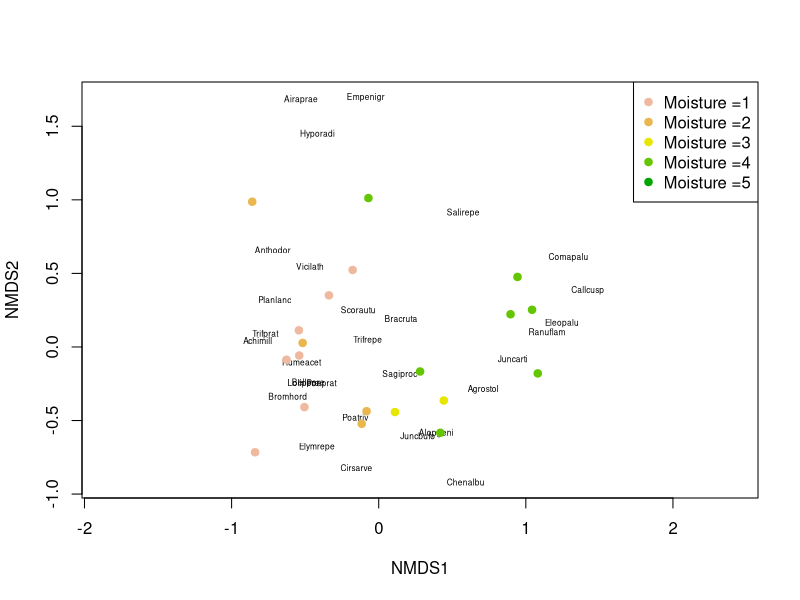
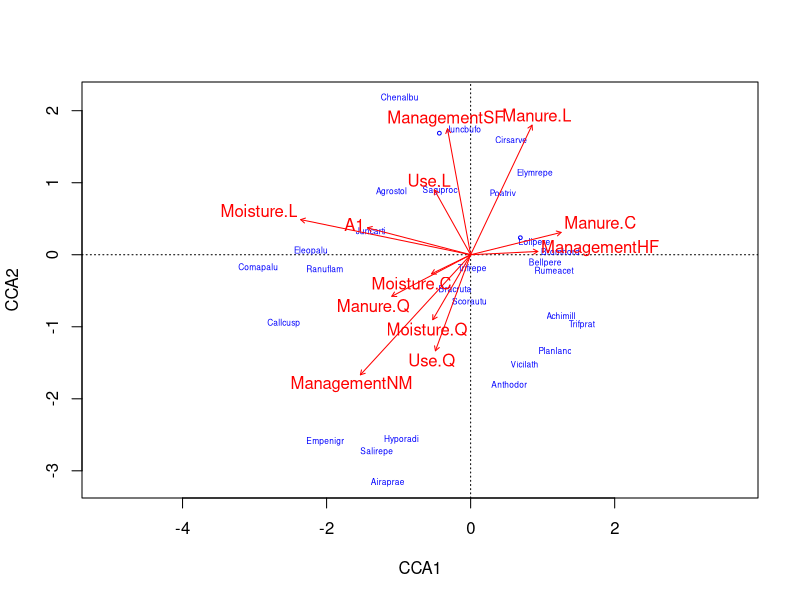
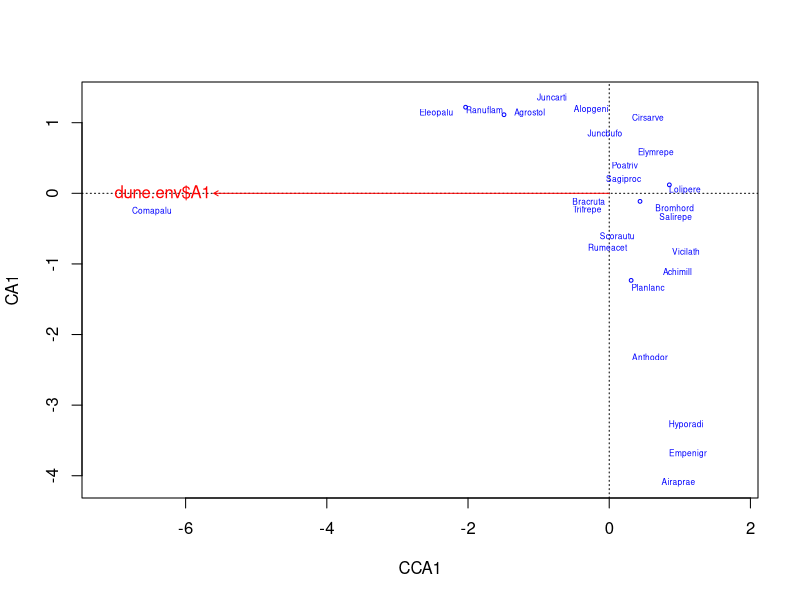
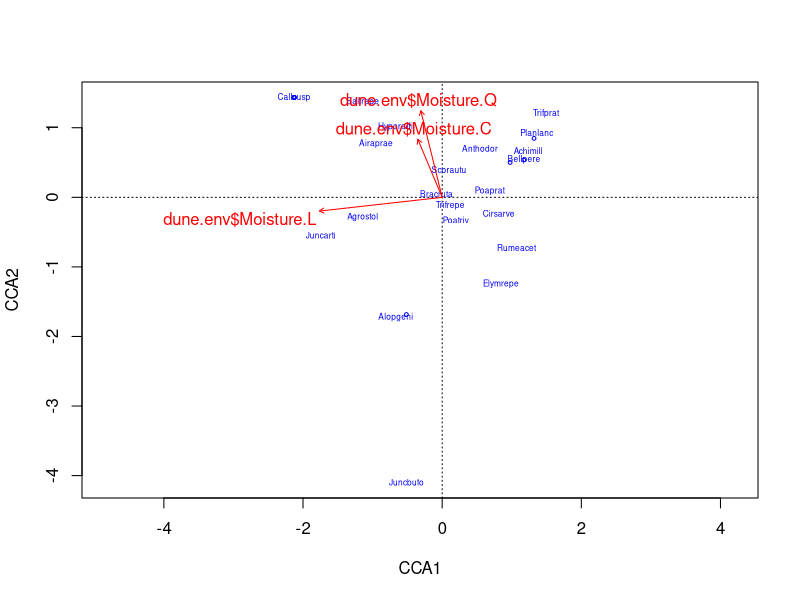

Generate these figures, in order, with R:
## ---- chunk 1
knitr::opts_chunk$set(echo = TRUE)
## ---- chunk 2
library(vegan)
data(dune)
data(dune.env)
?dune

head(dune)
head(dune.env)
## ---- chunk 3
dune_mds <- metaMDS(dune)

plot(dune_mds, type='n')
text(dune_mds, 'sp', cex=.5)
 # generate vector of colors 
color_vect = rev(terrain.colors(6))[-1]
points(dune_mds, 'sites', pch=19, 
           col=color_vect[dune.env$Moisture])
legend('topright', paste("Moisture =", 1:5, sep=''), 
           col=color_vect, pch=19)
## ---- chunk 4
#all variables included
cca_dune <- cca(dune~., data=dune.env)
anova(cca_dune, by="margin", permutations=999)

plot(cca_dune, type='n', scaling=1)
orditorp(cca_dune, display='sp', cex=0.5, scaling=1, col='blue')
text(cca_dune, display='bp', col='red')
## ---- chunk 5
#only A1
cca_dune2 <- cca(dune~dune.env$A1)
anova(cca_dune2, by="margin", permutations=999)

plot(cca_dune2, type='n', scaling=1)
orditorp(cca_dune2, display='sp', cex=0.5, scaling=1, col='blue')
text(cca_dune2, display='bp', col='red')
## ---- chunk 6
#only moisture
cca_dune3 <- cca(dune~dune.env$Moisture)
anova(cca_dune3, by="margin", permutations=999)

plot(cca_dune3, type='n', scaling=1)
orditorp(cca_dune3, display='sp', cex=0.5, scaling=1, col='blue')
text(cca_dune3, display='bp', col='red')
